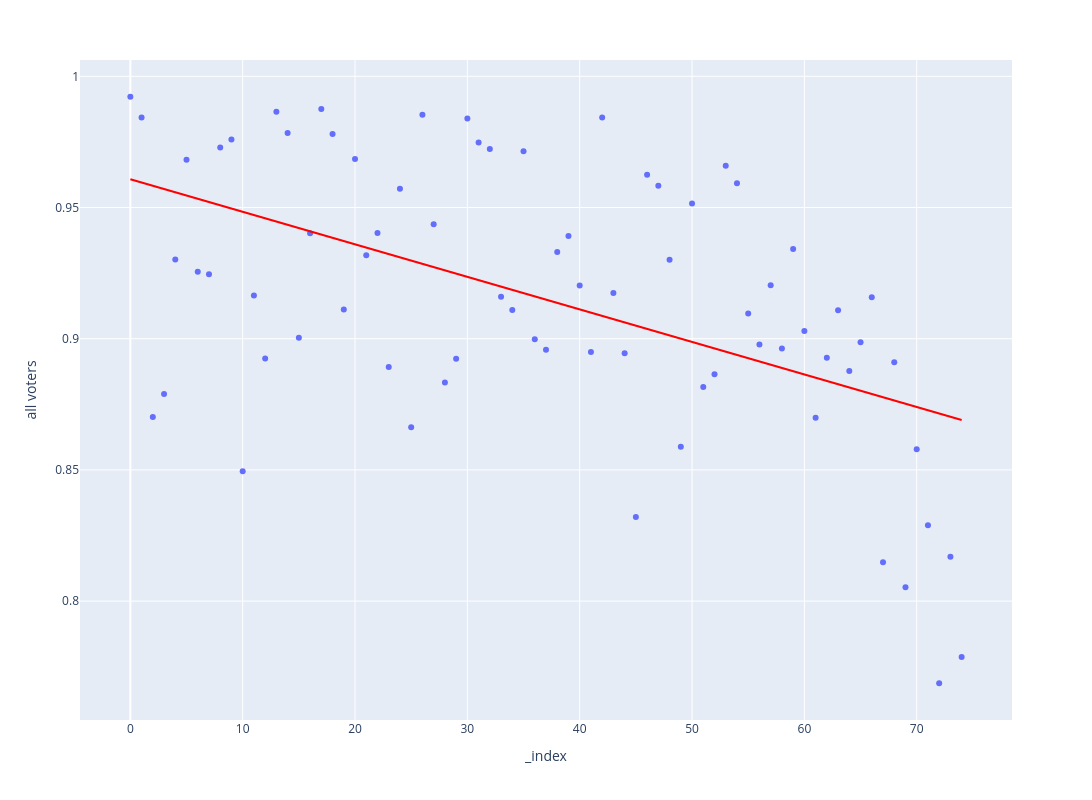

Write notebook code for a chart like this one.
### Code cell
# VISUALIZE DROP RATES

px.scatter((~df_voters[(df_voters['questTYPE']==1)].a().isna()).mean().to_frame().rename(columns={0:'all voters'}).reset_index(), y='all voters', trendline='ols', trendline_color_override='red', height=800, width=1200)

### Figure 1 — Plotly figure (JSON) as saved in the notebook; plotly's stock layout.template omitted (floating-point values rounded to 4 significant figures)
{"data": [{"hovertemplate": "_index=%{x}<br>all voters=%{y}<extra></extra>", "legendgroup": "", "marker": {"color": "#636efa", "symbol": "circle"}, "mode": "markers", "name": "", "orientation": "v", "showlegend": false, "type": "scatter", "x": [0, 1, 2, 3, 4, 5, 6, 7, 8, 9, 10, 11, 12, 13, 14, 15, 16, 17, 18, 19, 20, 21, 22, 23, 24, 25, 26, 27, 28, 29, 30, 31, 32, 33, 34, 35, 36, 37, 38, 39, 40, 41, 42, 43, 44, 45, 46, 47, 48, 49, 50, 51, 52, 53, 54, 55, 56, 57, 58, 59, 60, 61, 62, 63, 64, 65, 66, 67, 68, 69, 70, 71, 72, 73, 74], "xaxis": "x", "y": [0.9922, 0.9843, 0.8701, 0.8789, 0.9302, 0.9682, 0.9255, 0.9246, 0.9729, 0.9759, 0.8495, 0.9165, 0.8924, 0.9865, 0.9784, 0.9003, 0.9402, 0.9875, 0.9781, 0.9111, 0.9685, 0.9318, 0.9403, 0.8892, 0.9572, 0.8662, 0.9853, 0.9436, 0.8833, 0.8923, 0.984, 0.9747, 0.9723, 0.916, 0.9109, 0.9714, 0.8998, 0.8958, 0.933, 0.9392, 0.9203, 0.895, 0.9843, 0.9174, 0.8944, 0.8321, 0.9625, 0.9583, 0.9301, 0.8588, 0.9515, 0.8816, 0.8865, 0.966, 0.9592, 0.9096, 0.8978, 0.9203, 0.8962, 0.9342, 0.9029, 0.8699, 0.8927, 0.9109, 0.8877, 0.8987, 0.9158, 0.8148, 0.891, 0.8053, 0.8579, 0.8289, 0.7687, 0.8169, 0.7787], "yaxis": "y"}, {"hovertemplate": "<b>OLS trendline</b><br>all voters = -0.00123981 * _index + 0.960747<br>R<sup>2</sup>=0.275373<br><br>_index=%{x}<br>all voters=%{y} <b>(trend)</b><extra></extra>", "legendgroup": "", "line": {"color": "red"}, "marker": {"color": "#636efa", "symbol": "circle"}, "mode": "lines", "name": "", "showlegend": false, "type": "scatter", "x": [0, 1, 2, 3, 4, 5, 6, 7, 8, 9, 10, 11, 12, 13, 14, 15, 16, 17, 18, 19, 20, 21, 22, 23, 24, 25, 26, 27, 28, 29, 30, 31, 32, 33, 34, 35, 36, 37, 38, 39, 40, 41, 42, 43, 44, 45, 46, 47, 48, 49, 50, 51, 52, 53, 54, 55, 56, 57, 58, 59, 60, 61, 62, 63, 64, 65, 66, 67, 68, 69, 70, 71, 72, 73, 74], "xaxis": "x", "y": [0.9607, 0.9595, 0.9583, 0.957, 0.9558, 0.9545, 0.9533, 0.9521, 0.9508, 0.9496, 0.9483, 0.9471, 0.9459, 0.9446, 0.9434, 0.9421, 0.9409, 0.9397, 0.9384, 0.9372, 0.936, 0.9347, 0.9335, 0.9322, 0.931, 0.9298, 0.9285, 0.9273, 0.926, 0.9248, 0.9236, 0.9223, 0.9211, 0.9198, 0.9186, 0.9174, 0.9161, 0.9149, 0.9136, 0.9124, 0.9112, 0.9099, 0.9087, 0.9074, 0.9062, 0.905, 0.9037, 0.9025, 0.9012, 0.9, 0.8988, 0.8975, 0.8963, 0.895, 0.8938, 0.8926, 0.8913, 0.8901, 0.8888, 0.8876, 0.8864, 0.8851, 0.8839, 0.8826, 0.8814, 0.8802, 0.8789, 0.8777, 0.8764, 0.8752, 0.874, 0.8727, 0.8715, 0.8702, 0.869], "yaxis": "y"}], "layout": {"height": 800, "legend": {"tracegroupgap": 0}, "margin": {"t": 60}, "width": 1200, "xaxis": {"anchor": "y", "autorange": true, "domain": [0, 1], "range": [-4.443, 78.44], "title": {"text": "_index"}, "type": "linear"}, "yaxis": {"anchor": "x", "autorange": true, "domain": [0, 1], "range": [0.7547, 1.006], "title": {"text": "all voters"}, "type": "linear"}}}
